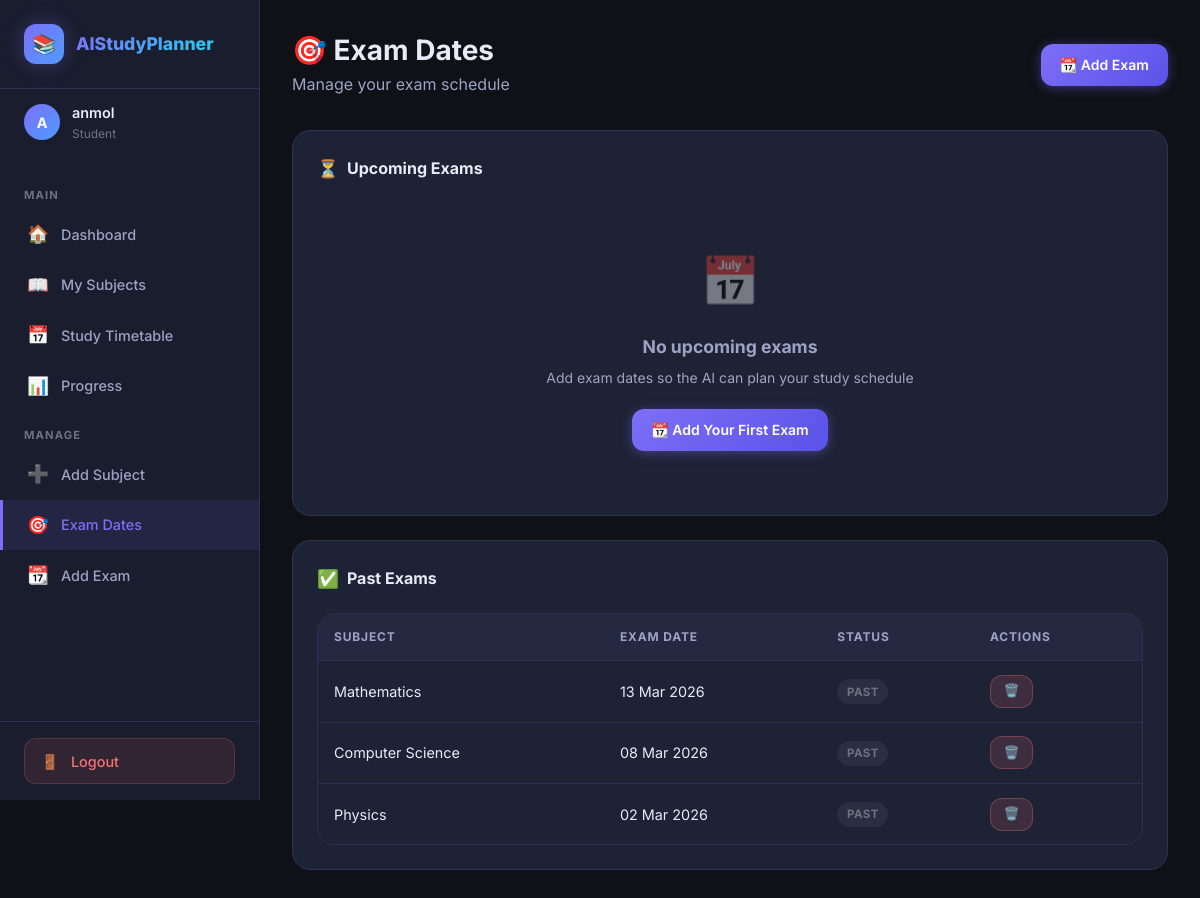
The app's page /exams/ (signed in) with its own data.
### planner/models.py (models this page shows, shortened)
class Exam(models.Model):
    user = models.ForeignKey(User, on_delete=models.CASCADE, related_name='exams')
    subject = models.OneToOneField(
        Subject,
        on_delete=models.CASCADE,
        related_name='exam'
    )
    exam_date = models.DateField()
    notes = models.TextField(blank=True, null=True)
    created_at = models.DateTimeField(auto_now_add=True)
    class Meta:
        ordering = ['exam_date']

class Subject(models.Model):
    user = models.ForeignKey(User, on_delete=models.CASCADE, related_name='subjects')
    name = models.CharField(max_length=100)
    description = models.TextField(blank=True, null=True)
    created_at = models.DateTimeField(auto_now_add=True)
    class Meta:
        ordering = ['name']  # Sort alphabetically

### planner/views.py (the view)
# urls.py: path('exams/',              views.exam_list_view,   name='exam_list'),
@login_required
def exam_list_view(request):
    today = timezone.now().date()
    upcoming_exams = Exam.objects.filter(user=request.user, exam_date__gte=today).order_by('exam_date')
    past_exams = Exam.objects.filter(user=request.user, exam_date__lt=today).order_by('-exam_date')
    return render(request, 'planner/exams.html', {
        'upcoming_exams': upcoming_exams,
        'past_exams': past_exams,
        'today': today,
    })

### templates/planner/exams.html (shortened to what this page needs)
{% extends "base_dashboard.html" %}
{% block content %}
<div class="page-header-row">
    <div class="page-header" style="margin-bottom:0;">
        <h1>🎯 Exam Dates</h1>
        <p>Manage your exam schedule</p>
    </div>
    <a href="{% url 'exam_add' %}" class="btn btn-primary" id="btn-add-exam">
        📆 Add Exam
    </a>
</div>
<div class="panel">
    <div class="panel-header">
        <div class="panel-title">
            <span class="icon">⏳</span>
            Upcoming Exams
        </div>
    </div>
    {% if upcoming_exams %}
    <div class="table-container">
        <table aria-label="Upcoming exams">
            <thead>
                <tr>
                    <th>Subject</th>
                    <th>Exam Date</th>
                    <th>Days Left</th>
                    <th>Urgency</th>
                    <th>Notes</th>
                    <th>Actions</th>
                </tr>
            </thead>
            <tbody>
                {% for exam in upcoming_exams %}
                <tr class="exam-row {{ exam.urgency_label }}">
                    <td><strong>{{ exam.subject.name }}</strong></td>
                    <td>{{ exam.exam_date|date:"D, d M Y" }}</td>
                    <td>
                        <span
                            class="font-bold {% if exam.days_remaining <= 3 %}text-danger{% elif exam.days_remaining <= 7 %}text-orange{% else %}text-purple{% endif %}"
                            data-exam-date="{{ exam.exam_date|date:'Y-m-d' }}">
                            {{ exam.days_remaining }}
                        </span> days
                    </td>
                    <td>
                        <span class="badge badge-{{ exam.urgency_label }}">
                            {{ exam.urgency_label|title }}
                        </span>
                    </td>
                    <td class="text-muted" style="font-size:0.8rem; max-width:200px;">
                        {{ exam.notes|default:"—"|truncatechars:50 }}
                    </td>
                    <td>
                        <div class="td-actions">
                            <a href="{% url 'exam_edit' exam.pk %}" class="btn btn-secondary btn-sm" title="Edit">✏️
                                Edit</a>
                            <a href="{% url 'exam_delete' exam.pk %}" class="btn btn-danger btn-sm"
                                onclick="return confirm('Delete exam for \'{{ exam.subject.name }}\'?')"
                                title="Delete">🗑️</a>
                        </div>
                    </td>
                </tr>
                {% endfor %}
            </tbody>
        </table>
    </div>
    {% else %}
    <div class="empty-state" style="padding: 2.5rem;">
        <div class="empty-icon">📅</div>
        <h3>No upcoming exams</h3>
        <p>Add exam dates so the AI can plan your study schedule</p>
        <a href="{% url 'exam_add' %}" class="btn btn-primary">📆 Add Your First Exam</a>
    </div>
    {% endif %}
</div>
{% if past_exams %}
<div class="panel">
    <div class="panel-header">
        <div class="panel-title">
            <span class="icon">✅</span>
            Past Exams
        </div>
    </div>
    <div class="table-container">
        <table>
            <thead>
                <tr>
                    <th>Subject</th>
                    <th>Exam Date</th>
                    <th>Status</th>
                    <th>Actions</th>
                </tr>
            </thead>
            <tbody>
                {% for exam in past_exams %}
                <tr>
                    <td>{{ exam.subject.name }}</td>
                    <td>{{ exam.exam_date|date:"d M Y" }}</td>
                    <td><span class="badge badge-past">Past</span></td>
                    <td>
                        <a href="{% url 'exam_delete' exam.pk %}" class="btn btn-danger btn-sm"
                            onclick="return confirm('Delete this past exam record?')">🗑️</a>
                    </td>
                </tr>
                {% endfor %}
            </tbody>
        </table>
    </div>
</div>
{% endif %}
{% endblock %}

### templates/base_dashboard.html (shortened to what this page needs)
{% load static %}
<!DOCTYPE html>
<html lang="en">
<head>
    <link rel="stylesheet" href="{% static 'css/style.css' %}">
</head>
<body>
    <div class="app-layout">
        <aside class="sidebar" role="navigation" aria-label="Main navigation">
            <div class="sidebar-brand">
                <div class="brand-logo">
                    <div class="brand-icon">📚</div>
                    <span class="brand-text">AIStudyPlanner</span>
                </div>
            </div>
            <div class="sidebar-user">
                <div class="user-avatar" aria-hidden="true">
                    {{ request.user.username|slice:":1"|upper }}
                </div>
                <div class="user-info">
                    <div class="user-name">{{ request.user.username }}</div>
                    <div class="user-label">Student</div>
                </div>
            </div>
            <nav class="sidebar-nav">
                <div class="nav-section-label">Main</div>
                <a href="{% url 'dashboard' %}" class="nav-item" id="nav-dashboard">
                    <span class="nav-icon">🏠</span>
                    Dashboard
                </a>
                <a href="{% url 'subject_list' %}" class="nav-item" id="nav-subjects">
                    <span class="nav-icon">📖</span>
                    My Subjects
                </a>
                <a href="{% url 'timetable' %}" class="nav-item" id="nav-timetable">
                    <span class="nav-icon">📅</span>
                    Study Timetable
                </a>
                <a href="{% url 'progress' %}" class="nav-item" id="nav-progress">
                    <span class="nav-icon">📊</span>
                    Progress
                </a>
                <div class="nav-section-label">Manage</div>
                <a href="{% url 'subject_add' %}" class="nav-item" id="nav-add-subject">
                    <span class="nav-icon">➕</span>
                    Add Subject
                </a>
                <a href="{% url 'exam_list' %}" class="nav-item" id="nav-exams">
                    <span class="nav-icon">🎯</span>
                    Exam Dates
                </a>
                <a href="{% url 'exam_add' %}" class="nav-item" id="nav-add-exam">
                    <span class="nav-icon">📆</span>
                    Add Exam
                </a>
            </nav>
            <div class="sidebar-footer">
                <a href="{% url 'logout' %}" class="logout-btn" id="btn-logout">
                    <span>🚪</span>
                    Logout
                </a>
            </div>
        </aside>
        <main class="main-content" role="main">
            {% block content %}{% endblock %}
        </main>
    </div>
</body>
</html>

### records on screen
Exam: subject.name "Mathematics", exam_date "13 Mar 2026"
Exam: subject.name "Computer Science", exam_date "08 Mar 2026"
Exam: subject.name "Physics", exam_date "02 Mar 2026"

### other values on screen
{{ request.user.username|slice:":1"|upper }} "A"
{{ request.user.username }} "anmol"
